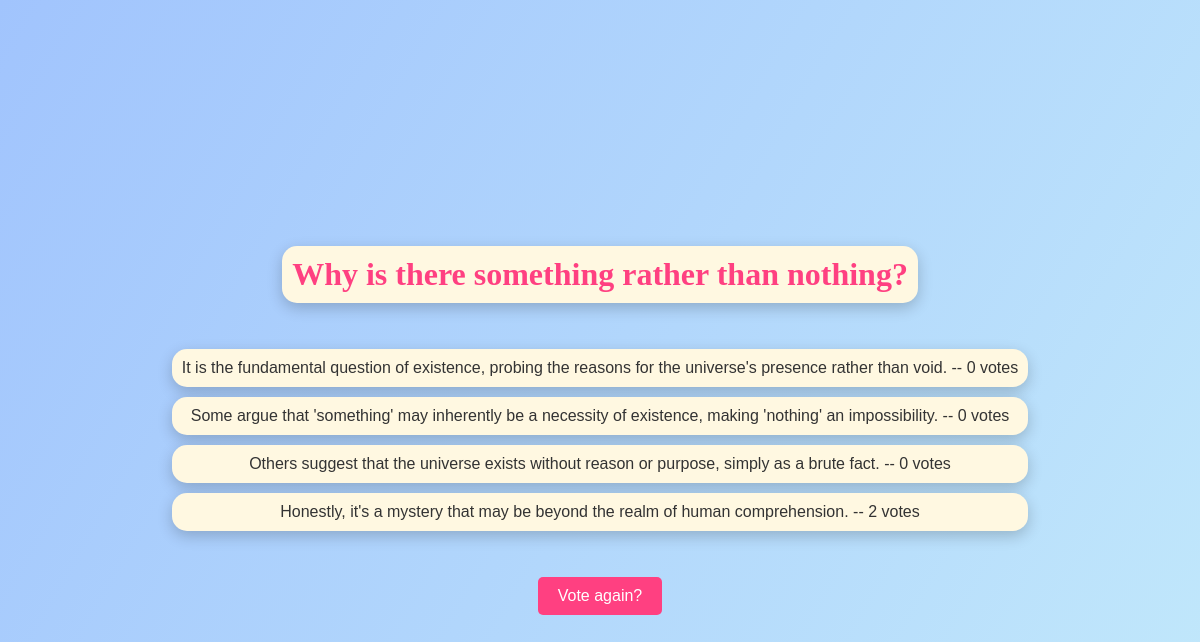
Screenshot of /polls/8/results/ with the database file from the repository.
### polls/models.py (models this page shows, shortened)
class Question(models.Model):
    question_text = models.CharField(max_length=200)
    pub_date = models.DateTimeField('date published')

class Choice(models.Model):
    question = models.ForeignKey(Question, on_delete=models.CASCADE)
    choice_text = models.CharField(max_length=200)
    votes = models.IntegerField(default=0)

### polls/views.py (the view)
# urls.py: path('<int:pk>/results/', views.ResultsView.as_view(), name='results'),
class ResultsView(generic.DetailView):
    model = Question
    template_name = 'polls/results.html'

### polls/templates/polls/results.html (shortened to what this page needs)
<h1>{{ question.question_text }}</h1>
<ul>
{% for choice in question.choice_set.all %}
    <li>{{ choice.choice_text }} -- {{ choice.votes }} vote{{ choice.votes|pluralize }}</li>
{% endfor %}
</ul>
<a href="{% url 'polls:detail' question.id %}">Vote again?</a>

### polls/templates/polls/results.html (style rules this page uses)
h1 { font-family: 'Lobster', cursive; color: #ff4081; text-align: center; margin: 20px 0; padding: 10px; background-color: #fff8e1; border-radius: 15px; box-shadow: 0 5px 15px rgba(0, 0, 0, 0.2); }
ul { list-style-type: none; padding: 0; text-align: center; }
li { background-color: #fff8e1; margin: 10px; padding: 10px; border-radius: 15px; box-shadow: 0 5px 15px rgba(0, 0, 0, 0.2); transition: transform 0.2s; }
a { display: inline-block; margin-top: 20px; background-color: #ff4081; color: #fff; padding: 10px 20px; border-radius: 5px; text-decoration: none; transition: background-color 0.3s; }

### rows the page displays
Question: question_text "Why is there something rather than nothing?"
Choice: choice_text "It is the fundamental question of existence, probing the reasons for the universe's presence rather than void.", votes "0"
Choice: choice_text "Some argue that 'something' may inherently be a necessity of existence, making 'nothing' an impossibility.", votes "0"
Choice: choice_text "Others suggest that the universe exists without reason or purpose, simply as a brute fact.", votes "0"
Choice: choice_text "Honestly, it's a mystery that may be beyond the realm of human comprehension.", votes "2"
